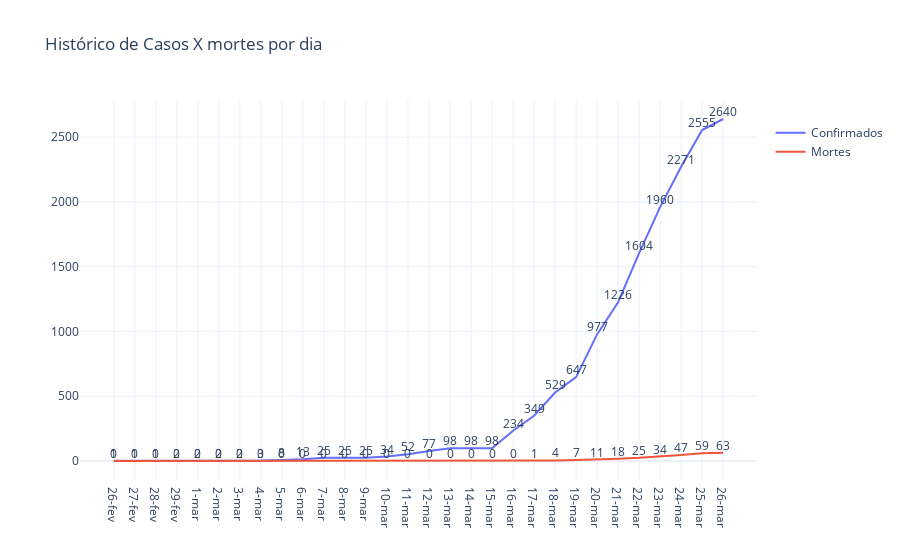

Here is the notebook cell this chart was saved with:
### Code cell
# Plot confirmed cases

fig = go.Figure(
    [
        go.Scatter(x = dadosdia.data, y = dadosdia.casos, mode="lines+text",
    name="Confirmados",
    text=dadosdia.casos,
    textposition="top center"),
        go.Scatter(x = dadosdia.data, y = dadosdia.mortes, mode="lines+text",
    name="Mortes",
    text=dadosdia.mortes,
    textposition="top center"), 
      #  go.Scatter(x = dadosdia.data, y = curados, mode="lines+text",
   # name="Curados",
   # text=curados,
   # textposition="top center"),  
    ]
)

fig.update_layout(title='Histórico de Casos X mortes por dia',legend_title='<b> </b>',
                   
                   showlegend=True, template="plotly_white",direction='clockwise')

fig.show()

### Figure 1 — Plotly figure (JSON) as saved in the notebook; plotly's stock layout.template omitted (floating-point values rounded to 4 significant figures)
{"data": [{"mode": "lines+text", "name": "Confirmados", "text": [1, 1, 1, 2, 2, 2, 2, 3, 8, 13, 25, 25, 25, 34, 52, 77, 98, 98, 98, 234, 349, 529, 647, 977, 1226, 1604, 1960, 2271, 2555, 2640], "textposition": "top center", "type": "scatter", "x": ["26-fev", "27-fev", "28-fev", "29-fev", "1-mar", "2-mar", "3-mar", "4-mar", "5-mar", "6-mar", "7-mar", "8-mar", "9-mar", "10-mar", "11-mar", "12-mar", "13-mar", "14-mar", "15-mar", "16-mar", "17-mar", "18-mar", "19-mar", "20-mar", "21-mar", "22-mar", "23-mar", "24-mar", "25-mar", "26-mar"], "y": [1, 1, 1, 2, 2, 2, 2, 3, 8, 13, 25, 25, 25, 34, 52, 77, 98, 98, 98, 234, 349, 529, 647, 977, 1226, 1604, 1960, 2271, 2555, 2640]}, {"mode": "lines+text", "name": "Mortes", "text": [0, 0, 0, 0, 0, 0, 0, 0, 0, 0, 0, 0, 0, 0, 0, 0, 0, 0, 0, 0, 1, 4, 7, 11, 18, 25, 34, 47, 59, 63], "textposition": "top center", "type": "scatter", "x": ["26-fev", "27-fev", "28-fev", "29-fev", "1-mar", "2-mar", "3-mar", "4-mar", "5-mar", "6-mar", "7-mar", "8-mar", "9-mar", "10-mar", "11-mar", "12-mar", "13-mar", "14-mar", "15-mar", "16-mar", "17-mar", "18-mar", "19-mar", "20-mar", "21-mar", "22-mar", "23-mar", "24-mar", "25-mar", "26-mar"], "y": [0, 0, 0, 0, 0, 0, 0, 0, 0, 0, 0, 0, 0, 0, 0, 0, 0, 0, 0, 0, 1, 4, 7, 11, 18, 25, 34, 47, 59, 63]}], "layout": {"direction": "clockwise", "legend": {"title": {"text": "<b> </b>"}}, "showlegend": true, "title": {"text": "Histórico de Casos X mortes por dia"}}}
